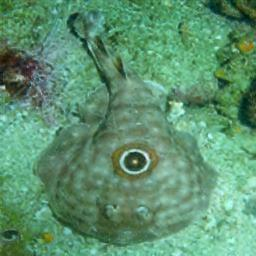
#> input picture pari2.jpg, 256 x 256 px
$ python image_enhancement.py
#> lines starting #> are read from the running program, lines starting #| are printed output that depends on the picture; after the words box and inside, x2 and y2 are one past the last pixel; in counts of white or black regions, pixels touching at a corner belong together
# -*- coding: utf-8 -*-
"""image_enhancement.ipynb

Automatically generated by Colab.

Original file is located at
    https://colab.research.google.com/drive/172Qylm6Bfd37fitRu123v9fKQi7OBVOW
"""

import numpy as np
import cv2
import matplotlib.pyplot as plt

# ---------------- UTIL ----------------
#Baca gambar
def load_image(path):
    img = cv2.imread(path)
    return cv2.cvtColor(img, cv2.COLOR_BGR2RGB)

#Buat kernel lingkaran
def create_morphological_kernel(size=3):
    """Lingkaran sederhana"""
    kernel = np.zeros((size, size), dtype=np.uint8)
    center = size // 2
    for i in range(size):
        for j in range(size):
            if (i - center)**2 + (j - center)**2 <= center**2:
                kernel[i, j] = 1
    return kernel

#Menerapkan morphological opening
def morphological_opening(gray_img, kernel):
    eroded = cv2.erode(gray_img.astype(np.uint8), kernel, iterations=1)
    opened = cv2.dilate(eroded, kernel, iterations=1)
    return opened.astype(np.uint8)

# ---------------- PROCESSING ----------------
def noise_reduction(image):
    result = image.copy().astype(np.float64)
    kernel = create_morphological_kernel(3)

    for c in range(3):
        channel = image[:, :, c]
        medianed = cv2.medianBlur(channel, 3)
        binary = (medianed > np.mean(medianed)).astype(np.uint8)
        mask = morphological_opening(binary, kernel)
        smoothed = cv2.GaussianBlur(medianed.astype(np.float64), (3, 3), 0.5)
        result[:, :, c] = np.where(mask, smoothed, medianed)

    return np.clip(result, 0, 255).astype(np.uint8)

def color_correction(image):
    img = image.astype(np.float64)

    avg_r = np.mean(img[:, :, 0])
    avg_g = np.mean(img[:, :, 1])
    avg_b = np.mean(img[:, :, 2])

    img[:, :, 0] *= 1.35
    img[:, :, 1] *= 0.70
    img[:, :, 2] *= 0.85

    avg = [np.mean(img[:, :, i]) for i in range(3)]
    gray_avg = np.mean(avg)
    for c in range(3):
        factor = gray_avg / (avg[c] + 1e-5)
        factor = np.clip(factor, 0.85, 1.15)
        img[:, :, c] *= factor

    return np.clip(img, 0, 255).astype(np.uint8)

# ---------------- METRIKS ----------------
def calculate_metrics(original, enhanced):
    orig_gray = np.dot(original[...,:3], [0.2989, 0.5870, 0.1140])
    enh_gray = np.dot(enhanced[...,:3], [0.2989, 0.5870, 0.1140])

    mse = np.mean((orig_gray - enh_gray) ** 2)
    psnr = float('inf') if mse == 0 else 20 * np.log10(255.0 / np.sqrt(mse))

    orig_contrast = np.std(orig_gray)
    enh_contrast = np.std(enh_gray)
    contrast_improvement = enh_contrast / orig_contrast if orig_contrast != 0 else 1

    orig_brightness = np.mean(orig_gray)
    enh_brightness = np.mean(enh_gray)

    def color_balance(img):
        r, g, b = [np.mean(img[:, :, i]) for i in range(3)]
        return np.std([r, g, b])

    orig_balance = color_balance(original)
    enh_balance = color_balance(enhanced)
    balance_improvement = orig_balance / enh_balance if enh_balance != 0 else 1

    return {
        'MSE': mse,
        'PSNR': psnr,
        'Original_Contrast': orig_contrast,
        'Enhanced_Contrast': enh_contrast,
        'Contrast_Improvement': contrast_improvement,
        'Original_Brightness': orig_brightness,
        'Enhanced_Brightness': enh_brightness,
        'Balance_Improvement': balance_improvement
    }

# ---------------- DISPLAY ----------------
def show_results(original, enhanced, metrics):
    fig, axes = plt.subplots(2, 2, figsize=(14, 10))

    # Tampilan gambar
    axes[0, 0].imshow(original)
    axes[0, 0].set_title("Gambar Asli")
    axes[0, 0].axis('off')

    axes[0, 1].imshow(enhanced)
    axes[0, 1].set_title("Gambar Setelah Proses")
    axes[0, 1].axis('off')

    # Histogram warna asli
    for i, color in enumerate(['r', 'g', 'b']):
        axes[1, 0].hist(original[:, :, i].flatten(), bins=50, color=color, alpha=0.6, label=f'Original {color.upper()}')
    axes[1, 0].set_title("Histogram Gambar Asli")
    axes[1, 0].legend()

    # Histogram gambar hasil
    for i, color in enumerate(['r', 'g', 'b']):
        axes[1, 1].hist(enhanced[:, :, i].flatten(), bins=50, color=color, alpha=0.6, label=f'Enhanced {color.upper()}')
    axes[1, 1].set_title("Histogram Gambar Hasil")
    axes[1, 1].legend()

    plt.tight_layout()
    plt.show()

    # Tampilkan metrik
    print("Metrik Teknis:")
    print(f"   • MSE (Mean Square Error): {metrics['MSE']:.2f}")
    print(f"   • PSNR (Peak Signal-to-Noise Ratio): {metrics['PSNR']:.2f} dB")
    print(f"   • Peningkatan Kontras: {metrics['Contrast_Improvement']:.2f}x")
    print(f"   • Peningkatan Color Balance: {metrics['Balance_Improvement']:.2f}x")
    print("\nPerubahan Visual:")
    print(f"   • Brightness Original: {metrics['Original_Brightness']:.1f}")
    print(f"   • Brightness Enhanced: {metrics['Enhanced_Brightness']:.1f}")
    print(f"   • Kontras Original: {metrics['Original_Contrast']:.1f}")
    print(f"   • Kontras Enhanced: {metrics['Enhanced_Contrast']:.1f}")

# ---------------- MAIN ----------------
def main():
    path = 'pari2.jpg'
    original = load_image(path)
#> in load_image, img is the input picture: shape (256, 256, 3); mean B, G, R 111.6, 146.5, 93.2
    denoised = noise_reduction(original)
#> the loop in noise_reduction, `for c in range(3):` made 3 passes
#> pass 1, in noise_reduction, `binary = (medianed > np.mean(medianed)).astype(np.uint8)`:
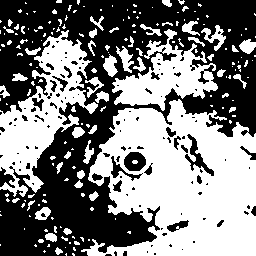
#> binary: shape (256, 256); values 0 (black) and 1 (white), 49.3% white; 191 white regions (138 under 20 px), largest, box (x1, y1, x2, y2) and area: (81, 99, 256, 256) 18056, (0, 30, 98, 197) 6354, (112, 29, 218, 111) 3650
#> after the loop in noise_reduction, `for c in range(3):`: binary: shape (256, 256); values 0 (black) and 1 (white), 49.7% white; 114 white regions (79 under 20 px), largest, box (x1, y1, x2, y2) and area: (47, 11, 256, 256) 19893, (0, 0, 105, 203) 8476, (187, 12, 232, 52) 824
#> after the loop in noise_reduction, `for c in range(3):`:
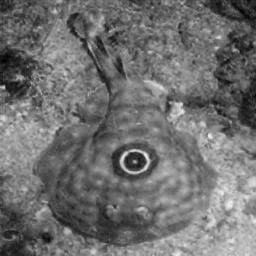
#> channel: shape (256, 256); min 0, max 243, mean 111.6
#> after the loop in noise_reduction, `for c in range(3):`:
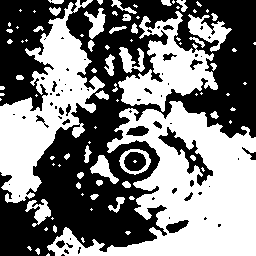
#> mask: shape (256, 256); values 0 (black) and 1 (white), 48.9% white; 90 white regions (48 under 20 px), largest, box (x1, y1, x2, y2) and area: (47, 101, 256, 256) 15261, (0, 0, 105, 203) 8408, (118, 11, 218, 112) 4075
#> in noise_reduction, `return np.clip(result, 0, 255).astype(np.uint8)`:
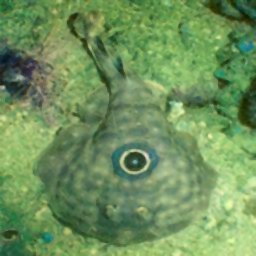
#> returned value: shape (256, 256, 3); mean of channels 0, 1, 2 92.7, 146, 111.1; drawn as B, G, R
    enhanced = color_correction(denoised)
#> in color_correction, `avg_r = np.mean(img[:, :, 0])`: avg_r = 92.67
#> in color_correction, `avg_g = np.mean(img[:, :, 1])`: avg_g = 146
#> in color_correction, `avg_b = np.mean(img[:, :, 2])`: avg_b = 111.1
#> in color_correction, `img[:, :, 2] *= 0.85`:
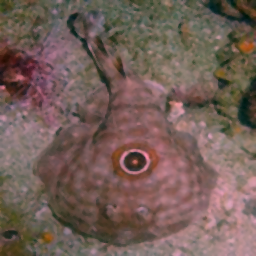
#> img: shape (256, 256, 3) float64; mean R, G, B 125.1, 102.2, 94.4; drawn with min black and max white
#> in color_correction, `avg = [np.mean(img[:, :, i]) for i in range(3)]`: avg = [125.1, 102.2, 94.4]
#> in color_correction, `gray_avg = np.mean(avg)`: gray_avg = 107.2
#> the loop in color_correction, `for c in range(3):` made 3 passes
#> factor on passes 1 to 3: 0.857, 1.05, 1.14
    metrics = calculate_metrics(original, enhanced)
#> in calculate_metrics, `enh_gray = np.dot(enhanced[...,:3], [0.2989, 0.5870, 0.1140])`:
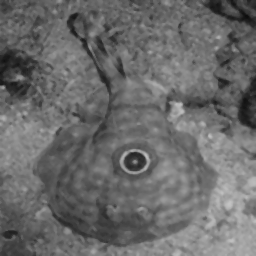
#> enh_gray: shape (256, 256) float64; min 14.4, max 196.1, mean 106.7
#> in calculate_metrics, `mse = np.mean((orig_gray - enh_gray) ** 2)`: mse = 454.5
#> in calculate_metrics, `psnr = float('inf') if mse == 0 else 20 * np.log10(255.0 / np.sqrt(mse))`: psnr = 21.56
#> in calculate_metrics, `orig_contrast = np.std(orig_gray)`: orig_contrast = 34.95
#> in calculate_metrics, `enh_contrast = np.std(enh_gray)`: enh_contrast = 28.74
#> in calculate_metrics, `contrast_improvement = enh_contrast / orig_contrast if orig_contrast !..`: contrast_improvement = 0.822
#> in calculate_metrics, `orig_brightness = np.mean(orig_gray)`: orig_brightness = 126.6
#> in calculate_metrics, `enh_brightness = np.mean(enh_gray)`: enh_brightness = 106.7
#> in color_balance, `r, g, b = [np.mean(img[:, :, i]) for i in range(3)]`: r = 93.15; g = 146.5; b = 111.6
#> in calculate_metrics, `orig_balance = color_balance(original)`: orig_balance = 22.13
#> in calculate_metrics, `enh_balance = color_balance(enhanced)`: enh_balance = 0.00683
#> in calculate_metrics, `balance_improvement = orig_balance / enh_balance if enh_balance != 0 e..`: balance_improvement = 3241.1
#> metrics = {'MSE': 454.5, 'PSNR': 21.56, 'Original_Contrast': 34.95, 'Enhanced_Contrast': 28.74, 'Contrast_Improvement': 0.822, 'Original_Brightness': 126.6, 'Enhanced_Brightness': 106.7, 'Balance_Improvement': 3241.1}
    show_results(original, enhanced, metrics)
#> in show_results, `plt.show()`:
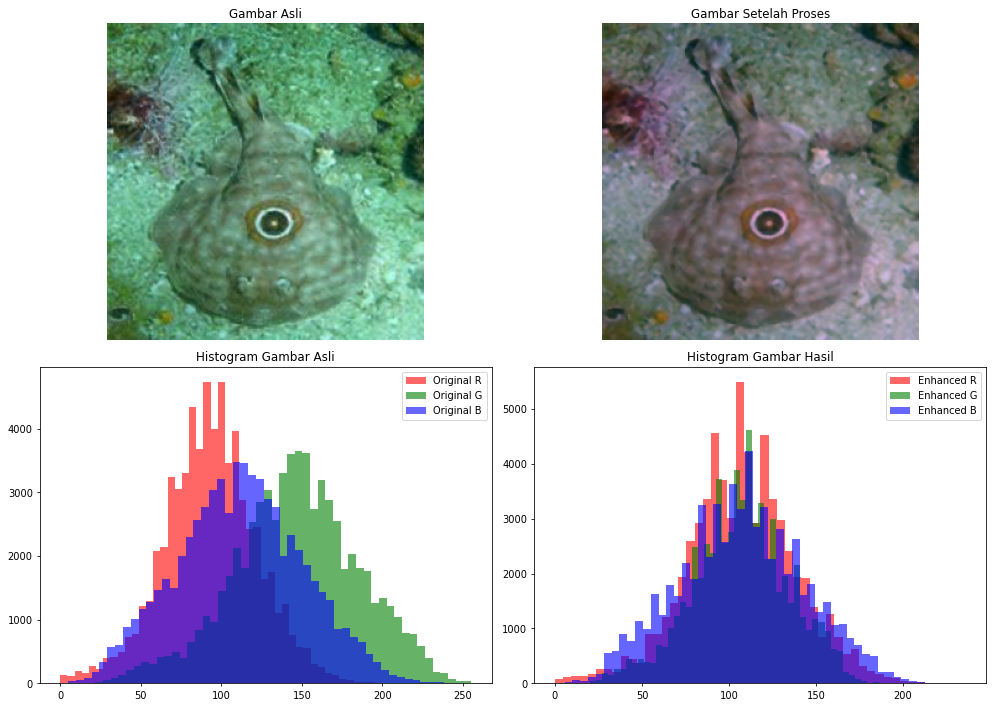
#> figure drawn by matplotlib, 4 panels; panel 3: tallest bar 4734 high, from x = 88.8 to 93.24; panel 3: tallest bar 3651 high, from x = 145.5 to 150.3; panel 3: tallest bar 3477 high, from x = 106.9 to 111.8; panel 4: tallest bar 5497 high, from x = 103.8 to 108.6
#|    • MSE (Mean Square Error): 454.50
#|    • PSNR (Peak Signal-to-Noise Ratio): 21.56 dB
#|    • Peningkatan Kontras: 0.82x
#|    • Peningkatan Color Balance: 3241.07x
#|    • Brightness Original: 126.6
#|    • Brightness Enhanced: 106.7
#|    • Kontras Original: 35.0
#|    • Kontras Enhanced: 28.7

if __name__ == '__main__':
    main()
